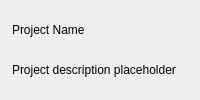
<?xml version="1.0" encoding="UTF-8"?>
<ui version="4.0">
 <class>ProjectHeaderCard</class>
 <widget class="QWidget" name="ProjectHeaderCard">
  <property name="minimumSize">
   <size><width>0</width><height>80</height></size>
  </property>
  <layout class="QVBoxLayout" name="mainLayout">
   <property name="leftMargin"><number>12</number></property>
   <property name="topMargin"><number>12</number></property>
   <property name="rightMargin"><number>12</number></property>
   <property name="bottomMargin"><number>12</number></property>
   <property name="spacing"><number>4</number></property>
   <item>
    <widget class="QLabel" name="projectNameLabel">
     <property name="text"><string>Project Name</string></property>
    </widget>
   </item>
   <item>
    <widget class="QLabel" name="projectDescLabel">
     <property name="text"><string>Project description placeholder</string></property>
     <property name="wordWrap"><bool>true</bool></property>
    </widget>
   </item>
  </layout>
 </widget>
 <layoutdefault spacing="6" margin="11"/>
 <resources/>
 <connections/>
</ui>
